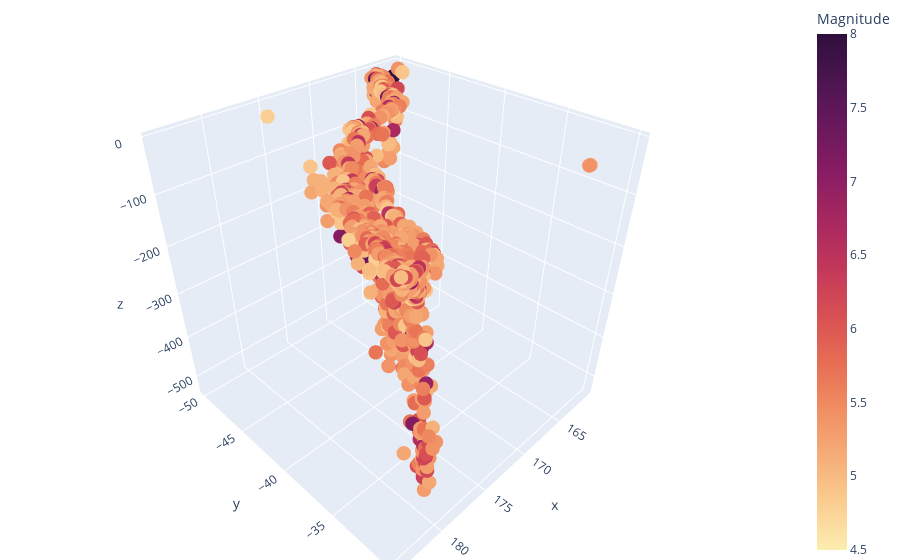

The notebook cell this image was saved under:
### Markdown cell above
### 3D plot of focus ###
Hover to see the details of each event. Zoom in and rotate the diagram to suit yourself.

### Code cell
table = df.loc[:,['Longitude','Latitude','Depth(km)','Mag']]
plot_scatter = go.Scatter3d(
    x = table['Longitude'],
    y = table['Latitude'],
    z = table['Depth(km)'],
    mode = 'markers',
    marker = dict(
        size = 5,
        cmax = 8,
        cmin = 4.5,
        color = table['Mag'],
        colorbar = dict(title = 'Magnitude'),
        colorscale = 'matter'
    )
    #title = 'Earthquake focal mechanism data from 1976 to 2020',
    #labels = {'Longitude': 'Longitude'},
    #labels = {'Latitude': 'Latitude'},
    #labels = {'Depth(km)': 'Depth(km)'},
)

plotdata = [plot_scatter]
layout = go.Layout(
    margin = dict(
        l = 0,
        r = 0,
        b = 0,
        t = 0,
    )
)
fig = go.Figure()
fig.update_layout(scene = dict(
    xaxis_title='Longitude',
    yaxis_title='Latitude',
    zaxis_title='Depth'),
    width=700,
    margin=dict(r=0, b=0, l=0, t=0))


fig = go.Figure(data = plotdata, layout = layout)
iplot(fig, filename = 'meca3D')

### Figure 1 — Plotly figure (JSON) as saved in the notebook; plotly's stock layout.template omitted (floating-point values rounded to 4 significant figures; data arrays with more than 128 entries replaced by an {"elided": "..."} marker saying what was removed)
{"data": [{"marker": {"cmax": 8, "cmin": 4.5, "color": {"elided": "1473 float values"}, "colorbar": {"title": {"text": "Magnitude"}}, "colorscale": [[0, "rgb(253, 237, 176)"], [0.09091, "rgb(250, 205, 145)"], [0.1818, "rgb(246, 173, 119)"], [0.2727, "rgb(240, 142, 98)"], [0.3636, "rgb(231, 109, 84)"], [0.4545, "rgb(216, 80, 83)"], [0.5455, "rgb(195, 56, 90)"], [0.6364, "rgb(168, 40, 96)"], [0.7273, "rgb(138, 29, 99)"], [0.8182, "rgb(107, 24, 93)"], [0.9091, "rgb(76, 21, 80)"], [1, "rgb(47, 15, 61)"]], "size": 5}, "mode": "markers", "type": "scatter3d", "x": {"elided": "1473 float values"}, "y": {"elided": "1473 float values"}, "z": {"elided": "1473 int values"}}], "layout": {"margin": {"b": 0, "l": 0, "r": 0, "t": 0}}}
